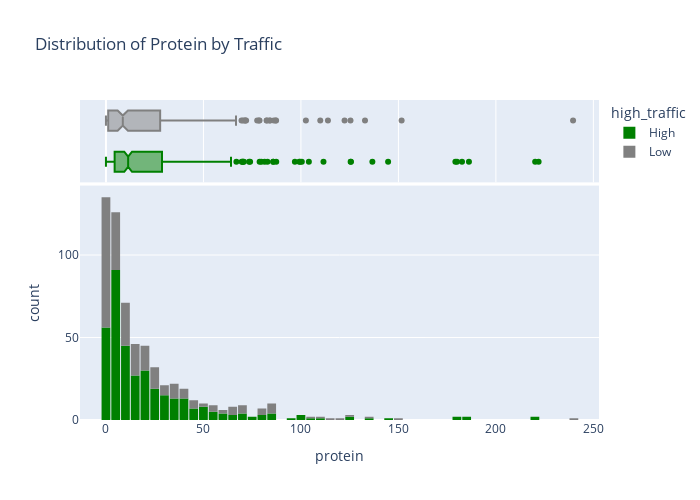

The cell this chart's notebook holds for it:
### Markdown cell above
**Protein**

### Code cell
fig = px.histogram(train_df,
                   x='protein',
                   marginal='box',
                   color='high_traffic',
                   color_discrete_sequence=['green','grey'],
                   title='Distribution of Protein by Traffic')
fig.update_layout(bargap=0.1)
fig.update_layout(width=700, height=500)
fig.show()

### Figure 1 — Plotly figure (JSON) as saved in the notebook; plotly's stock layout.template omitted (floating-point values rounded to 4 significant figures; data arrays with more than 128 entries replaced by an {"elided": "..."} marker saying what was removed)
{"data": [{"alignmentgroup": "True", "bingroup": "x", "hovertemplate": "high_traffic=High<br>protein=%{x}<br>count=%{y}<extra></extra>", "legendgroup": "High", "marker": {"color": "green", "pattern": {"shape": ""}}, "name": "High", "offsetgroup": "High", "orientation": "v", "showlegend": true, "type": "histogram", "x": {"elided": "365 float values"}, "xaxis": "x", "yaxis": "y"}, {"alignmentgroup": "True", "hovertemplate": "high_traffic=High<br>protein=%{x}<extra></extra>", "legendgroup": "High", "marker": {"color": "green"}, "name": "High", "notched": true, "offsetgroup": "High", "showlegend": false, "type": "box", "x": {"elided": "365 float values"}, "xaxis": "x2", "yaxis": "y2"}, {"alignmentgroup": "True", "bingroup": "x", "hovertemplate": "high_traffic=Low<br>protein=%{x}<br>count=%{y}<extra></extra>", "legendgroup": "Low", "marker": {"color": "grey", "pattern": {"shape": ""}}, "name": "Low", "offsetgroup": "Low", "orientation": "v", "showlegend": true, "type": "histogram", "x": {"elided": "249 float values"}, "xaxis": "x", "yaxis": "y"}, {"alignmentgroup": "True", "hovertemplate": "high_traffic=Low<br>protein=%{x}<extra></extra>", "legendgroup": "Low", "marker": {"color": "grey"}, "name": "Low", "notched": true, "offsetgroup": "Low", "showlegend": false, "type": "box", "x": {"elided": "249 float values"}, "xaxis": "x2", "yaxis": "y2"}], "layout": {"bargap": 0.1, "barmode": "relative", "height": 500, "legend": {"title": {"text": "high_traffic"}, "tracegroupgap": 0}, "title": {"text": "Distribution of Protein by Traffic"}, "width": 700, "xaxis": {"anchor": "y", "domain": [0, 1], "title": {"text": "protein"}}, "xaxis2": {"anchor": "y2", "domain": [0, 1], "matches": "x", "showgrid": true, "showticklabels": false}, "yaxis": {"anchor": "x", "domain": [0, 0.7326], "title": {"text": "count"}}, "yaxis2": {"anchor": "x2", "domain": [0.7426, 1], "matches": "y2", "showgrid": false, "showline": false, "showticklabels": false, "ticks": ""}}}
